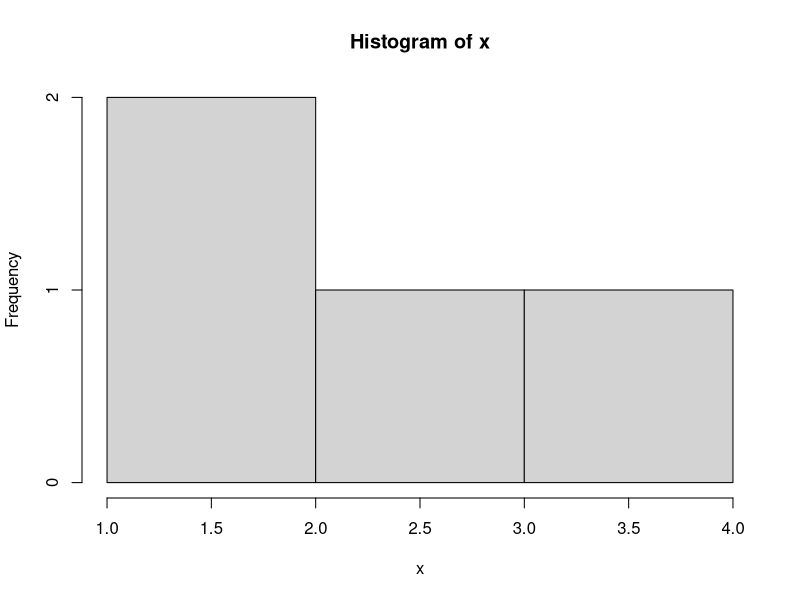

Write the R code that produced this figure.
## ---- chunk 1
knitr::opts_chunk$set(echo = TRUE)
## ---- chunk 2
fx <- function(x) x*x
f <- function(a,b) fx(a) + fx(b)
f(10, 100)
## ---- chunk 3
is.integer(666)
round(13) == 13
is.integer(as.integer(13))
## ---- chunk 4
0.33333333333333333333333333 == 3 * 0.11111111111111111111111111
0.45 == 3 * 0.15
0.15 * 3
round(0.45, 2) == round(3 * 0.15, 2)
pi
approx.pi <- 22/7
approx.pi
## ---- chunk 5
x <- c (6, 66, 666)
x
is.vector(x)
x[1] # нумерация с единицы :'(
x[0] # WTF
x[4] # выход за границы
x[-8] # WTF
x[9.8] #WTF
x[NA] #WTF?????

## ---- chunk 6
vector(length=10) # возврат "пустого" вектора
vector(length=0) #WTF
vector(length = 7.5) #привел к целому

## ---- chunk 7
x <- c(1, 2, 3, 4, 5, 6)
y <- c(2, 3, 4, 5, 6, 7)
x + y
x * y # поэлементно
x %*% y # перемножение матриц
## ---- chunk 8
all.equal(x, as.vector(x)) #WTF
## ---- chunk 9
x <- c(1, 2, 3, 4)
x + c(666, 13) #элементы короткого вектора повторяются
## ---- chunk 10
mean(x)
median(x)
length(x)
sum(x)
sort(x)
summary(x)
## ---- chunk 11
hist(x)
## ---- chunk 12
range(x <- sort(round(stats::rnorm(10) - 1.2, 1)))

if(any(x < 0)) cat("x contains negative values\n")
if(all(x < 0)) cat("all x values are negative\n")
all(logical(0))  # true, as all zero of the elements are true. WTF
## ---- chunk 13

